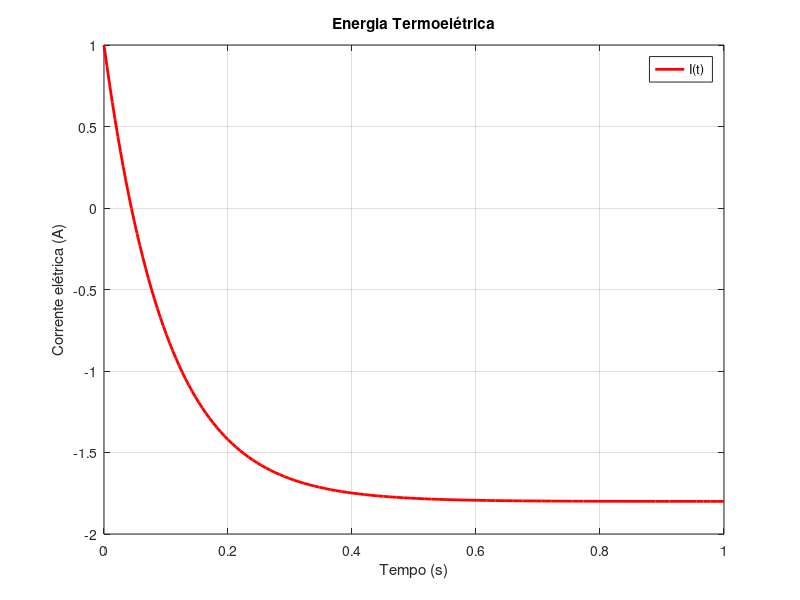
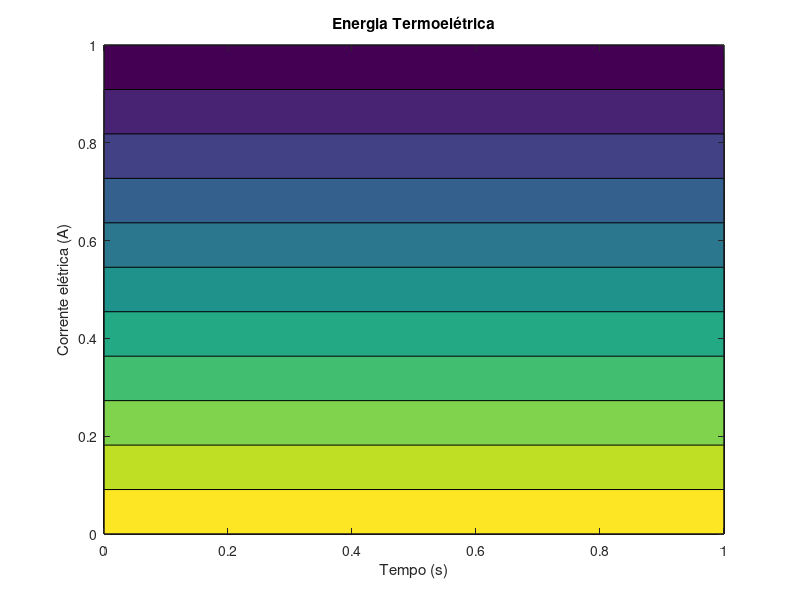
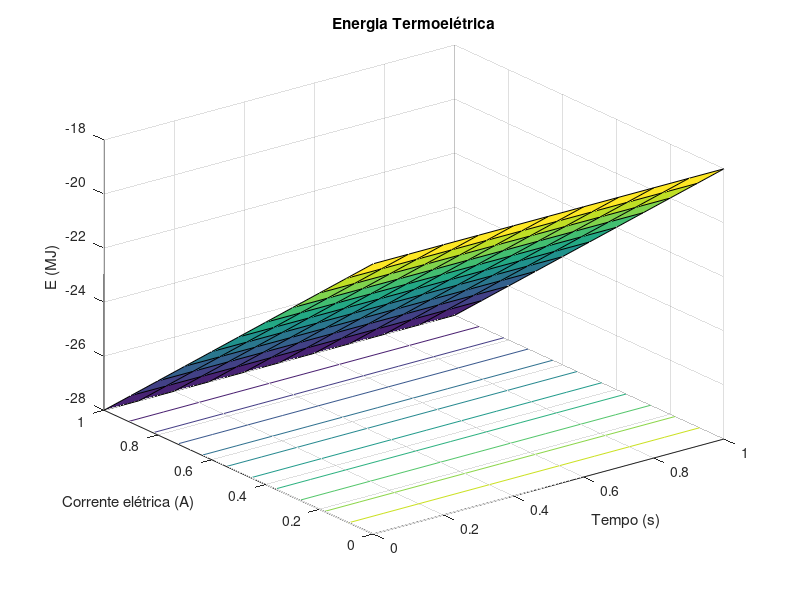

These charts were generated, in order, by the following MATLAB code:
% A UTILIZAÇÃO DO GÁS NATURAL COMO TRANSIÇÃO ESTÁVEL DA MATRIZ ENERGÉTICA 
disp('====> IFPA Campus Ananindeua -> Grupo de Pesquisa GM²SC <===')
disp(' =======> Energia Elétrica via Gás Natural   <=======')
disp(' --> Simulações Computacionais de Equações Diferenciais  <--')
vetor_t = [0 1];
i0 = 1;
% Equação Diferencial
% func = @(x,y) exp(-x/3) - y/2;
% func = @(x,y) x*sqrt(y);
E = 40; L = 20; C = 0.01; Q = 4; R=200;
func = @(t,i) (E-R*i-Q/C)/L;
options = odeset('Abstol',1e-6,'Reltol',1e-6);
[t,i] = ode45(func,vetor_t,i0, options);
%% ------------------------------------------------------------------------
figure (1)
plot(t,i,'r','DisplayName','I(t)','LineWidth',2)
xlabel('Tempo (s)')
ylabel('Corrente elétrica (A)')
title('Energia Termoelétrica')
legend
grid on

%% ------------------------------------------------------------------------
figure (2)
[X,Y] = meshgrid(0:0.1:1);
ED = (40-200*Y-400)/20;
contourf(X,Y,ED)
xlabel('Tempo (s)')
ylabel('Corrente elétrica (A)')
zlabel('E (MJ)')
title('Energia Termoelétrica')
%% ------------------------------------------------------------------------
figure (3)
surfc(X,Y,ED)
xlabel('Tempo (s)')
ylabel('Corrente elétrica (A)')
zlabel('E (MJ)')
title('Energia Termoelétrica')

